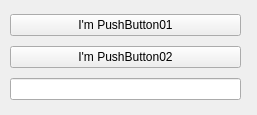
<?xml version="1.0" encoding="UTF-8"?>
<ui version="4.0">
 <class>MainW</class>
 <widget class="QMainWindow" name="MainW">
  <property name="geometry">
   <rect>
    <x>0</x>
    <y>0</y>
    <width>257</width>
    <height>115</height>
   </rect>
  </property>
  <property name="windowTitle">
   <string>程序国际化</string>
  </property>
  <widget class="QWidget" name="centralwidget">
   <widget class="QWidget" name="">
    <property name="geometry">
     <rect>
      <x>10</x>
      <y>10</y>
      <width>231</width>
      <height>97</height>
     </rect>
    </property>
    <layout class="QGridLayout" name="gridLayout">
     <item row="0" column="0">
      <widget class="QPushButton" name="btn1">
       <property name="text">
        <string>I'm PushButton01</string>
       </property>
      </widget>
     </item>
     <item row="1" column="0">
      <widget class="QPushButton" name="btn2">
       <property name="text">
        <string>I'm PushButton02</string>
       </property>
      </widget>
     </item>
     <item row="2" column="0">
      <widget class="QLineEdit" name="lineEdit"/>
     </item>
    </layout>
   </widget>
  </widget>
 </widget>
 <resources/>
 <connections/>
</ui>
